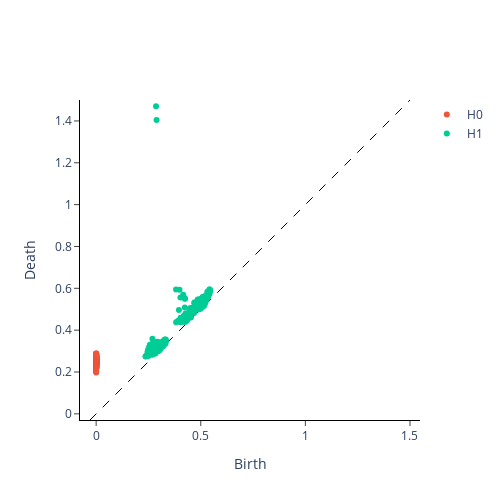

The cell this chart's notebook holds for it:
### Code cell
# Persistence diagram for Coupled Pendulum
plot_diagram(dgms_c[2])

### Figure 1 — Plotly figure (JSON) as saved in the notebook; plotly's stock layout.template omitted (floating-point values rounded to 4 significant figures; data arrays with more than 128 entries replaced by an {"elided": "..."} marker saying what was removed)
{"data": [{"hoverinfo": "none", "line": {"color": "black", "dash": "dash", "width": 1}, "mode": "lines", "showlegend": false, "type": "scatter", "x": [-0.02941, 1.5], "y": [-0.02941, 1.5]}, {"hoverinfo": "text", "hovertext": {"elided": "287 str values"}, "mode": "markers", "name": "H0", "type": "scatter", "x": {"elided": "287 float values"}, "y": {"elided": "287 float values"}}, {"hoverinfo": "text", "hovertext": {"elided": "282 str values"}, "mode": "markers", "name": "H1", "type": "scatter", "x": {"elided": "282 float values"}, "y": {"elided": "282 float values"}}], "layout": {"height": 500, "plot_bgcolor": "white", "width": 500, "xaxis": {"autorange": false, "exponentformat": "e", "linecolor": "black", "linewidth": 1, "mirror": false, "range": [-0.02941, 1.5], "showexponent": "all", "showline": true, "side": "bottom", "ticks": "outside", "title": {"text": "Birth"}, "type": "linear", "zeroline": true}, "yaxis": {"autorange": false, "exponentformat": "e", "linecolor": "black", "linewidth": 1, "mirror": false, "range": [-0.02941, 1.5], "scaleanchor": "x", "scaleratio": 1, "showexponent": "all", "showline": true, "side": "left", "ticks": "outside", "title": {"text": "Death"}, "type": "linear", "zeroline": true}}}
